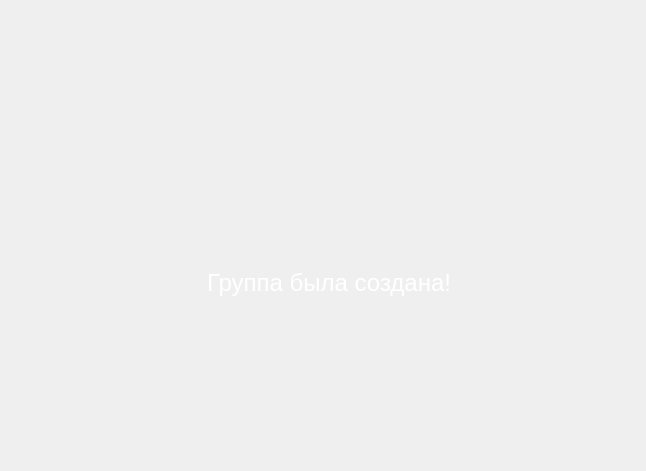
<?xml version="1.0" encoding="UTF-8"?>
<ui version="4.0">
 <class>SuccessForm</class>
 <widget class="QWidget" name="SuccessForm">
  <property name="geometry">
   <rect>
    <x>0</x>
    <y>0</y>
    <width>646</width>
    <height>471</height>
   </rect>
  </property>
  <property name="windowTitle">
   <string>Form</string>
  </property>
  <widget class="QFrame" name="Wrapper">
   <property name="geometry">
    <rect>
     <x>80</x>
     <y>30</y>
     <width>500</width>
     <height>382</height>
    </rect>
   </property>
   <property name="sizePolicy">
    <sizepolicy hsizetype="Fixed" vsizetype="Fixed">
     <horstretch>0</horstretch>
     <verstretch>0</verstretch>
    </sizepolicy>
   </property>
   <property name="minimumSize">
    <size>
     <width>500</width>
     <height>0</height>
    </size>
   </property>
   <layout class="QVBoxLayout" name="verticalLayout_2">
    <property name="spacing">
     <number>20</number>
    </property>
    <property name="bottomMargin">
     <number>10</number>
    </property>
    <item>
     <widget class="QFrame" name="verticalFrame">
      <property name="sizePolicy">
       <sizepolicy hsizetype="Preferred" vsizetype="Fixed">
        <horstretch>0</horstretch>
        <verstretch>0</verstretch>
       </sizepolicy>
      </property>
      <layout class="QVBoxLayout" name="verticalLayout">
       <item alignment="Qt::AlignHCenter">
        <widget class="QPushButton" name="pushButton">
         <property name="sizePolicy">
          <sizepolicy hsizetype="Fixed" vsizetype="Fixed">
           <horstretch>0</horstretch>
           <verstretch>0</verstretch>
          </sizepolicy>
         </property>
         <property name="minimumSize">
          <size>
           <width>120</width>
           <height>120</height>
          </size>
         </property>
         <property name="maximumSize">
          <size>
           <width>50</width>
           <height>16777215</height>
          </size>
         </property>
         <property name="styleSheet">
          <string notr="true">border:none;</string>
         </property>
         <property name="text">
          <string/>
         </property>
         <property name="icon">
          <iconset resource="../res-rec.qrc">
           <normaloff>:/icons/icon/task_alt_100dp_48752C_FILL0_wght400_GRAD0_opsz48.svg</normaloff>:/icons/icon/task_alt_100dp_48752C_FILL0_wght400_GRAD0_opsz48.svg</iconset>
         </property>
         <property name="iconSize">
          <size>
           <width>120</width>
           <height>120</height>
          </size>
         </property>
        </widget>
       </item>
       <item alignment="Qt::AlignHCenter">
        <widget class="QLabel" name="label">
         <property name="sizePolicy">
          <sizepolicy hsizetype="Fixed" vsizetype="Fixed">
           <horstretch>0</horstretch>
           <verstretch>0</verstretch>
          </sizepolicy>
         </property>
         <property name="styleSheet">
          <string notr="true">font-size:24px;
color:white;</string>
         </property>
         <property name="text">
          <string>Группа была создана!</string>
         </property>
        </widget>
       </item>
      </layout>
     </widget>
    </item>
   </layout>
  </widget>
 </widget>
 <resources>
  <include location="../res-rec.qrc"/>
 </resources>
 <connections/>
</ui>
